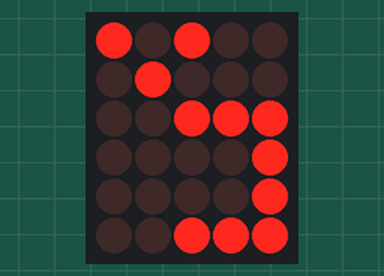
Recording of a sketch running on a simulated Arduino Uno, built with avr-gcc and run on an emulated ATmega328P. On the bench: 5×6 LED matrix. Wiring (inferred from the names in the program): charlieplexed LEDs: lines pin 2, pin 3, pin 4, pin 5, pin 6, pin 7.

Above: at 0.43 s.
At 5.21 s:
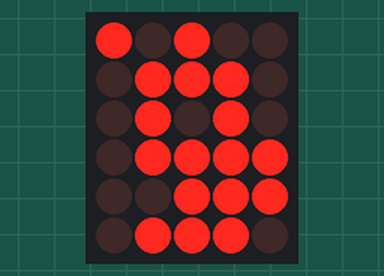
At 10.6 s:
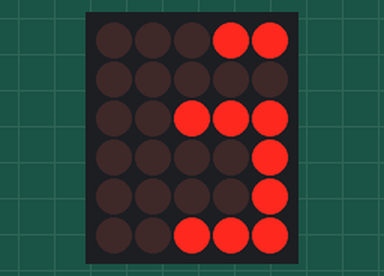
At 18.25 s:
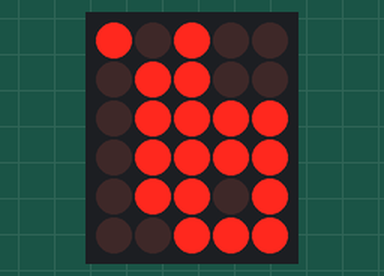
At 25.03 s:
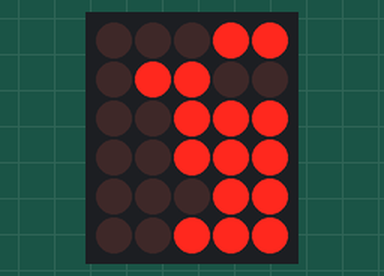
At 39.59 s:
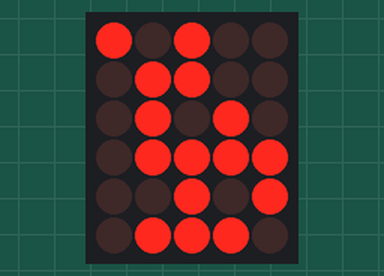

Measured:
- what the display in image 2 shows lasts 0.5 s, from 10.6 s to 11.1 s

The sketch:

vape_display_v2.ino
```cpp
// (licence header left out)
#include "ConfigDisplay.h"
#include "CharliePlex.h"
#include "DisplayTimer_AVR.h"

void setup() {
  Serial.begin(115200);

  CharliePlex::begin();

#ifdef __AVR__
  DisplayTimerAVR::begin(CharliePlex::scanStep);
#else
  #error "No timer implementation for this board yet."
#endif
}

void loop() {
  // Demo: update framebuffer at low rate; refresh runs in ISR
  static uint8_t p = 0;
  static bool up = true;
  static uint32_t t0 = 0;

  if (millis() - t0 > 250) {
    t0 = millis();

    CharliePlex::clear();
    CharliePlex::showPercent(p, true);
    CharliePlex::setCharging((p % 2) == 0);
    CharliePlex::setLevelBars(p);

    bool flip = ((millis() / 500) % 2) == 0;
    CharliePlex::setDrop(flip, !flip, flip, !flip);

    if (up) { if (p >= 100) up = false; else p += 5; }
    else    { if (p == 0)   up = true;  else p -= 5; }
  }
}
```

CharliePlex.h
```cpp
// (licence header left out)
#pragma once
#include <Arduino.h>
#include "ConfigDisplay.h"

/*
  CharliePlex.h – header only driver for SY-D66Q-LED
  LOW → HIGH convention
*/

namespace CharliePlex {

// ---------- Core state ----------

static volatile uint8_t fb[30];   // 6*(6-1)
static uint8_t scanIdx = 0;

// ---------- Basic helpers ----------

inline uint8_t pinCount() { return sizeof(DISPLAY_PINS); }
inline uint8_t ledCount() { return pinCount() * (pinCount() - 1); }

inline void allHiZ() {
  for (uint8_t i = 0; i < pinCount(); i++)
    pinMode(DISPLAY_PINS[i], INPUT);
}

inline void clear() {
  for (uint8_t i = 0; i < ledCount(); i++) fb[i] = 0;
}

// AB → index
inline int pairToIndex(uint8_t low, uint8_t high) {
  if (low >= pinCount() || high >= pinCount()) return -1;
  if (low == high) return -1;

  uint8_t hc = high;
  if (high > low) hc--;

  return (int)(low * (pinCount() - 1) + hc);
}

// ---------- Fast IO driver ----------

inline void turnOnPairFast(uint8_t lowIdx, uint8_t highIdx) {
  uint8_t lowPin  = DISPLAY_PINS[lowIdx];
  uint8_t highPin = DISPLAY_PINS[highIdx];

  // everything Hi-Z
  for (uint8_t i = 0; i < pinCount(); i++) {
    uint8_t p = DISPLAY_PINS[i];
    *portModeRegister(digitalPinToPort(p)) &= ~digitalPinToBitMask(p);
  }

  // LOW
  *portModeRegister(digitalPinToPort(lowPin)) |= digitalPinToBitMask(lowPin);
  *portOutputRegister(digitalPinToPort(lowPin)) &= ~digitalPinToBitMask(lowPin);

  // HIGH
  *portModeRegister(digitalPinToPort(highPin)) |= digitalPinToBitMask(highPin);
  *portOutputRegister(digitalPinToPort(highPin)) |= digitalPinToBitMask(highPin);
}

inline void setAB(uint8_t low, uint8_t high, bool on) {
  int idx = pairToIndex(low, high);
  if (idx >= 0 && idx < (int)ledCount())
    fb[idx] = on ? 1 : 0;
}

inline void setAB_2digit(uint8_t ab, bool on) {
  setAB(abLow(ab), abHigh(ab), on);
}

// ---------- Refresh (called from timer ISR) ----------

inline void scanStep() {
  const uint8_t n = ledCount();

  for (uint8_t tries = 0; tries < n; tries++) {
    scanIdx++;
    if (scanIdx >= n) scanIdx = 0;

    if (fb[scanIdx]) {
      uint8_t low  = scanIdx / (pinCount() - 1);
      uint8_t high = scanIdx % (pinCount() - 1);
      if (high >= low) high++;

      turnOnPairFast(low, high);
      return;
    }
  }
  allHiZ();
}

// ---------- UI helpers ----------

inline void begin() {
  allHiZ();
  clear();
}

// ----- 7 segment digits -----

inline void drawDigitLeft(uint8_t d) {
  static const bool m[10][7] = {
    {1,1,1,1,1,1,0}, {0,1,1,0,0,0,0}, {1,1,0,1,1,0,1},
    {1,1,1,1,0,0,1}, {0,1,1,0,0,1,1}, {1,0,1,1,0,1,1},
    {1,0,1,1,1,1,1}, {1,1,1,0,0,0,0}, {1,1,1,1,1,1,1},
    {1,1,1,1,0,1,1}
  };
  if (d > 9) d = 9;

  setAB_2digit(LA, m[d][0]);
  setAB_2digit(LB, m[d][1]);
  setAB_2digit(LC, m[d][2]);
  setAB_2digit(LD, m[d][3]);
  setAB_2digit(LE, m[d][4]);
  setAB_2digit(LF, m[d][5]);
  setAB_2digit(LG, m[d][6]);
}

inline void drawDigitRight(uint8_t d) {
  static const bool m[10][7] = {
    {1,1,1,1,1,1,0}, {0,1,1,0,0,0,0}, {1,1,0,1,1,0,1},
    {1,1,1,1,0,0,1}, {0,1,1,0,0,1,1}, {1,0,1,1,0,1,1},
    {1,0,1,1,1,1,1}, {1,1,1,0,0,0,0}, {1,1,1,1,1,1,1},
    {1,1,1,1,0,1,1}
  };
  if (d > 9) d = 9;

  setAB_2digit(RA, m[d][0]);
  setAB_2digit(RB, m[d][1]);
  setAB_2digit(RC, m[d][2]);
  setAB_2digit(RD, m[d][3]);
  setAB_2digit(RE, m[d][4]);
  setAB_2digit(RF, m[d][5]);
  setAB_2digit(RG, m[d][6]);
}

inline void showPercent(uint8_t p, bool showSign = true) {
  if (p > 99) p = 99;

  uint8_t tens = p / 10;
  uint8_t ones = p % 10;

  if (p < 10) {
    setAB_2digit(LA,false); setAB_2digit(LB,false);
    setAB_2digit(LC,false); setAB_2digit(LD,false);
    setAB_2digit(LE,false); setAB_2digit(LF,false);
    setAB_2digit(LG,false);
  } else {
    drawDigitLeft(tens);
  }

  drawDigitRight(ones);
  setAB_2digit(ICON_PERCENT, showSign);
}

inline void setCharging(bool on) {
  setAB_2digit(ICON_THUNDER, on);
}

inline void setDrop(bool rb, bool ro, bool lb, bool lo) {
  setAB_2digit(DROP_RB, rb);
  setAB_2digit(DROP_RO, ro);
  setAB_2digit(DROP_LB, lb);
  setAB_2digit(DROP_LO, lo);
}

// ----- Level bars with blink <20% -----

inline void setLevelBars(uint8_t percent) {
  uint8_t level = percentToLevel4(percent);

  bool blink = (percent < 20);
  bool blinkOn = ((millis() / 300) % 2) == 0;

  for (uint8_t i = 0; i < 4; i++) {
    bool on = (i < level);

    if (blink && i == 0)
      on = blinkOn;

    setAB_2digit(LEVELS[i], on);
  }
}

} // namespace
```

DisplayTimer_AVR.h
```cpp
// (licence header left out)
#pragma once
#include <Arduino.h>

#ifdef __AVR__

namespace DisplayTimerAVR {
  typedef void (*Callback)();
  static volatile Callback cb = nullptr;

  inline void begin(Callback callback, uint16_t ocr1a = 1666) {
    cb = callback;

    cli();

    // Timer1 CTC
    TCCR1A = 0;
    TCCR1B = 0;
    TCCR1B |= (1 << WGM12);   // CTC
    TCCR1B |= (1 << CS11);    // prescaler 8

    OCR1A = ocr1a;            // ~1200 Hz at 16MHz/8
    TIMSK1 |= (1 << OCIE1A);  // enable compare interrupt

    sei();
  }

  inline void end() {
    cli();
    TIMSK1 &= ~(1 << OCIE1A);
    sei();
    cb = nullptr;
  }
}

ISR(TIMER1_COMPA_vect) {
  if (DisplayTimerAVR::cb) DisplayTimerAVR::cb();
}

#endif
```

ConfigDisplay.h
```cpp
// (licence header left out)
#pragma once
#include <Arduino.h>

/*
  ConfigDisplay.h
  ----------------
  Configuration for the SY-D66Q-LED vape display (charlieplex, LOW->HIGH convention)

  Convention:
    AB means: pin A driven LOW, pin B driven HIGH, all others Hi-Z.
    Example: 43 => low=4, high=3.
*/

// ----------------------
// Charlieplex pins (change to match your wiring order)
// ----------------------
static const uint8_t DISPLAY_PINS[] = {2, 3, 4, 5, 6, 7}; // 6 pins used for charlieplex

// Refresh timing
static const uint16_t DISPLAY_REFRESH_US = 800;  // tune for flicker/brightness

// ----------------------
// Segment / icon mapping (your measured AB codes)
// ----------------------

// Left digit segments
#define LA  43
#define LB  34
#define LC  23
#define LD  24
#define LE  14
#define LF  13
#define LG  12

// Right digit segments
#define RA  54
#define RB  45
#define RC  53
#define RD  35
#define RE  52
#define RF  25
#define RG  15

// Icons
#define ICON_PERCENT 42
#define ICON_THUNDER 32

// Drop (color segments)
#define DROP_RB 10
#define DROP_RO 50
#define DROP_LB 30
#define DROP_LO 40

// Battery fill levels (empty->full): 25%..100%  (4 steps)
static const uint8_t LEVELS[] = {21, 31, 41, 51}; // 4 steps

// ----------------------
// Helpers for AB codes
// ----------------------
static inline uint8_t abLow(uint8_t ab)  { return ab / 10; }
static inline uint8_t abHigh(uint8_t ab) { return ab % 10; }

// Percent -> level bars (0..4)
// 0: none, 1..4 correspond to LEVELS[] entries.
static inline uint8_t percentToLevel4(uint8_t p) {
  if (p >= 100) return 4;
  if (p < 25)  return 0;
  if (p < 50)  return 1;  // 25..49
  if (p < 75)  return 2;  // 50..74
  if (p < 100) return 3;  // 75..99
  return 4;
}
```
